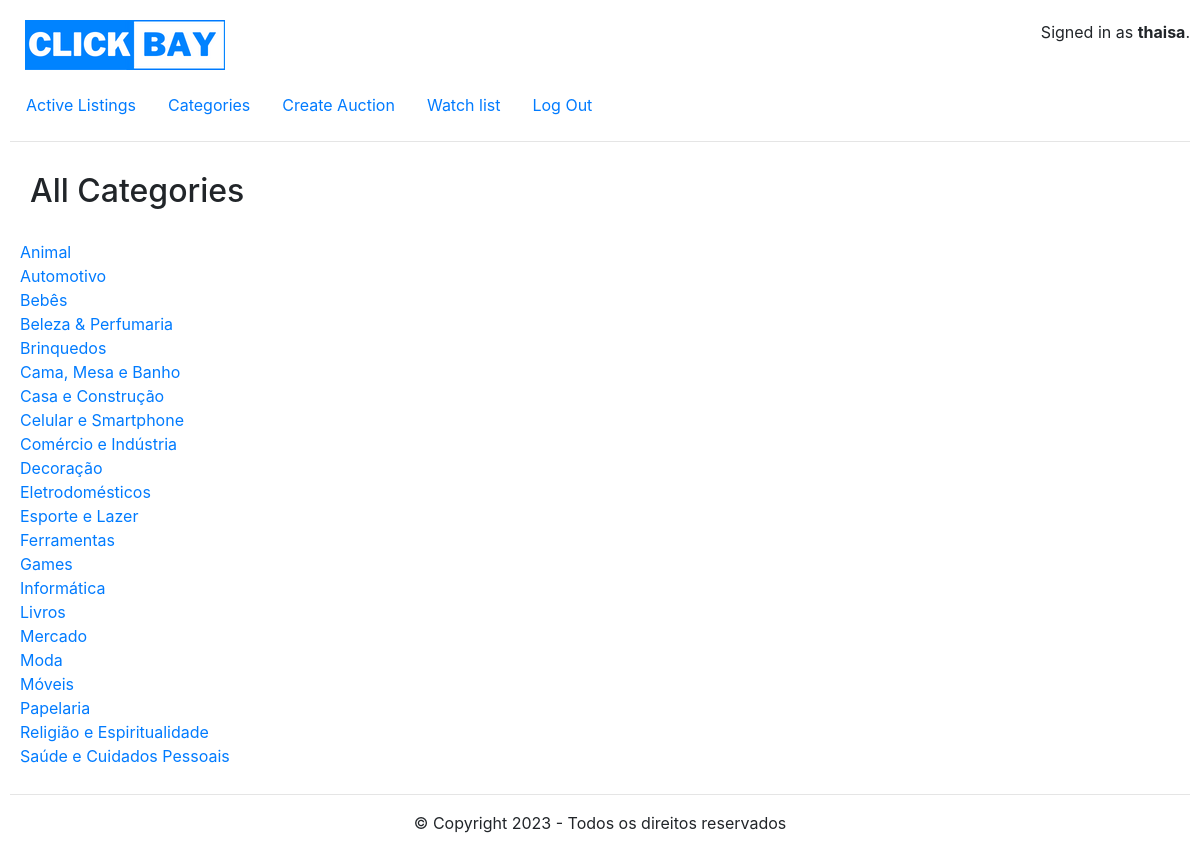
Page /categories (signed in) on the committed database.
### auctions/models.py (models this page shows)
class User(AbstractUser):
    pass

class Categorie(models.Model):
    categorie = models.CharField(max_length=64)
    def __str__(self):
        return f"{self.categorie}"

### auctions/views.py (the view)
# urls.py: path("categories", views.categories, name="categories"),
def categories(request, cat_id=None, format=None):
    if cat_id is not None:
        auctions = Action.objects.filter(categorie=cat_id).order_by('-created')
        cat = Categorie.objects.get(pk=cat_id)
        return render(request, "auctions/categories.html", {
            'auctions': auctions,
            'title': cat
        })
    else:
        cats = Categorie.objects.order_by('categorie')
        return render(request, "auctions/categories.html", {
            'categories': cats,
            'title': "All Categories"
        })

### auctions/templates/auctions/categories.html (shortened to what this page needs)
{% extends "auctions/layout.html" %}
{% block body %}
    <h2>{{ title }}</h2>
    <div id="index-content">
            {% if categories %}
                <ul>
                    {% for categorie in categories %}
                        <li><a href="{% url 'categorie' categorie.id %}">{{ categorie }}</a></li>
                    {% endfor %}
                </ul>
            {% endif %}
    </div>
{% endblock %}

### auctions/templates/auctions/layout.html (shortened to what this page needs)
{% load static %}
<!DOCTYPE html>
<html lang="pt-br">
    <head>
        <link rel="stylesheet" href="https://stackpath.bootstrapcdn.com/bootstrap/4.4.1/css/bootstrap.min.css">
        <link href="{% static 'auctions/styles.css' %}" rel="stylesheet">
    </head>
    <body>
        <a href="{% url 'index' %}"><h1 id="logo">Click Bay</h1></a>
        <div id="sign">
            {% if user.is_authenticated %}
                Signed in as <strong>{{ user.username }}</strong>.
            {% else %}
                Not signed in.
            {% endif %}
        </div>
        <ul class="nav">
            <li class="nav-item">
                <a class="nav-link" href="{% url 'index' %}">Active Listings</a>
            </li>
            <li class="nav-item">
                <a class="nav-link" href="{% url 'categories' %}">Categories</a>
            </li>
            {% if user.is_authenticated %}
                <li class="nav-item">
                    <a class="nav-link" href="{% url 'create' %}">Create Auction</a>
                </li>
                <li class="nav-item">
                    <a class="nav-link" href="{% url 'watch' %}">Watch list</a>
                </li>
                <li class="nav-item">
                    <a class="nav-link" href="{% url 'logout' %}">Log Out</a>
                </li>
            {% endif %}
        </ul>
        <hr>
        {% block body %}
        {% endblock %}
        <footer>
            <hr>
            <span>&copy; Copyright 2023 - Todos os direitos reservados</span>
        </footer>
    </body>
</html>

### auctions/static/auctions/styles.css (style rules this page uses)
#sign { float: right; }
body { padding: 20px 10px 10px 10px; }
h1 { margin: 0 0 15px 15px; }
h2 { margin: 30px 0px 30px 20px; }
ul { list-style: none; margin: 0; padding: 0; }
#logo { width: 200px; height: 50px; background: url(images/logo.png) no-repeat top center; text-indent: -9000px; display: inline-block; }
#index-content { margin: 0 auto; }
#index-content ul { padding: 0 10px 10px 10px; }
a, a:hover, a:link, a:visited { text-decoration: none; }
footer { text-align: center; }

### rows in the picture
User: username "thaisa"
Categorie: categorie "Animal"
Categorie: categorie "Automotivo"
Categorie: categorie "Bebês"
Categorie: categorie "Beleza & Perfumaria"
Categorie: categorie "Brinquedos"
Categorie: categorie "Cama, Mesa e Banho"
Categorie: categorie "Casa e Construção"
Categorie: categorie "Celular e Smartphone"
Categorie: categorie "Comércio e Indústria"
Categorie: categorie "Decoração"
Categorie: categorie "Eletrodomésticos"
Categorie: categorie "Esporte e Lazer"
Categorie: categorie "Ferramentas"
Categorie: categorie "Games"
Categorie: categorie "Informática"
Categorie: categorie "Livros"
Categorie: categorie "Mercado"
Categorie: categorie "Moda"
Categorie: categorie "Móveis"
Categorie: categorie "Papelaria"
Categorie: categorie "Religião e Espiritualidade"
Categorie: categorie "Saúde e Cuidados Pessoais"

### other values in the picture
{{ title }} "All Categories"
